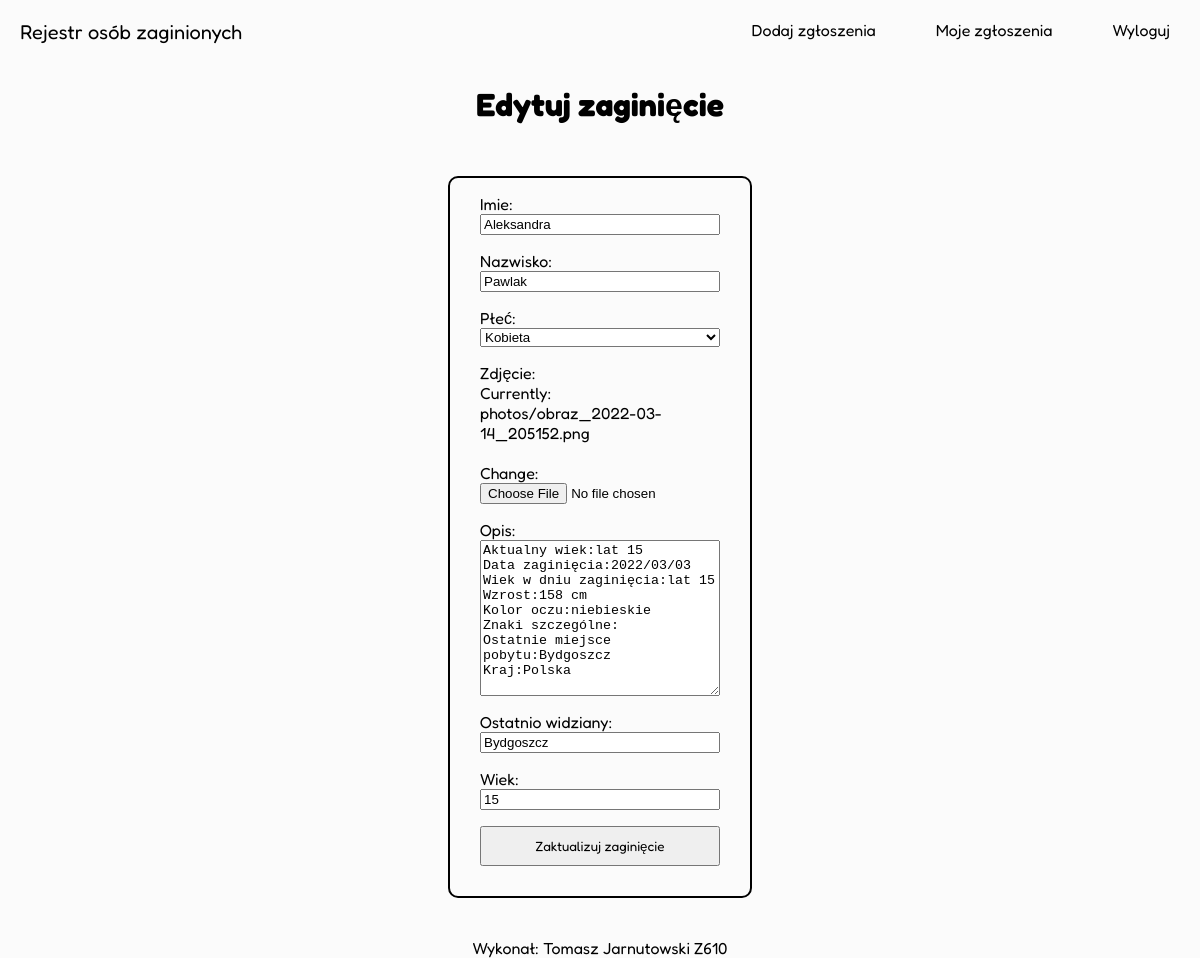
Page /edit/2 (signed in) on the committed database.
### core/models.py (models this page shows, shortened)
class MissingPerson(models.Model):
    gender_choices = (
        ('M', "Mężczyzna"),
        ('K', "Kobieta")
    )
    id = models.AutoField(primary_key=True)
    age = models.SmallIntegerField(blank=True, verbose_name="Wiek")
    first_name = models.CharField(max_length=50, verbose_name="Imie")
    last_name = models.CharField(max_length=50, verbose_name="Nazwisko")
    gender = models.CharField(choices=gender_choices, max_length=1, verbose_name="Płeć")
    photo = models.ImageField(default="default.png", upload_to="photos/", verbose_name="Zdjęcie")
    description = models.TextField(max_length=500, blank=True, verbose_name="Opis")
    last_seen = models.CharField(max_length=100, blank=True, verbose_name="Ostatnio widziany")
    reporting_person = models.ForeignKey(User, on_delete=models.SET_NULL, null=True)
    created = models.DateTimeField(auto_now_add=True)

### core/views.py (the view)
# urls.py: path('edit/<int:id>', views.edit_view, name='edit'),
@login_required
def edit_view(request, id):
    person = get_object_or_404(MissingPerson, id=id)
    if not ((request.user.is_superuser) or (person.reporting_person == request.user)):
        return redirect('core:home')
    if request.method == 'POST':
        form = AddPerson(request.POST, instance=person)
        if form.is_valid():
            form.save()
            return redirect('core:detail', id=person.id)
    else:
        form = AddPerson()
        form.initial['first_name'] = person.first_name
        form.initial['last_name'] = person.last_name
        form.initial['gender'] = person.gender
        form.initial['photo'] = person.photo
        form.initial['description'] = person.description
        form.initial['last_seen'] = person.last_seen
        form.initial['age'] = person.age
    context = {
        'title': 'Strona głowna',
        'form': form,
        'person': person
    }
    return render(request, 'core/edit.html', context)

### core/forms.py
class AddPerson(ModelForm):
    class Meta:
        model = models.MissingPerson
        fields = [
            'first_name',
            'last_name',
            'gender',
            'photo',
            'description',
            'last_seen',
            'age'
        ]

### core/templates/core/edit.html (shortened to what this page needs)
{% extends 'base.html' %}
{% load static %}
{% block imports %}
<link rel="stylesheet" href="{% static 'css/auth.css' %}">
{% endblock imports %}
{% block content %}
<main>
    <h1 class="center-text">Edytuj zaginięcie</h1>
    <form method="post" class="auth-form" enctype="multipart/form-data">
        {{ form.as_p }}
        <button type="submit" class="stretch btn">Zaktualizuj zaginięcie</button>
    </form>
</main>
{% endblock content %}

### static/css/base.css (style rules this page uses)
body { margin: 0; background-color: #FBFBFB; font-family: "Fredoka", sans-serif; }
a { text-decoration: none; color: #000; }
.center-text { text-align: center; }
.stretch { width: 100%; }
.btn { padding: 10px; font-family: "Fredoka", sans-serif; }

### static/css/auth.css (style rules this page uses)
main { display: flex; justify-content: center; flex-direction: column; }
main .auth-form { margin-top: 30px; padding: 0 30px 30px 30px; border: 2px solid #000; border-radius: 10px; width: 20%; align-self: center; }
main .auth-form p { display: flex; flex-direction: column; }

### rows in the picture
MissingPerson: first_name "Aleksandra", last_name "Pawlak", gender "Kobieta", description "Aktualny wiek:lat 15 Data zaginięcia:2022/03/03 Wiek w dniu zaginięcia:lat 15 Wzrost:158 cm Kolor oczu:niebieskie Znaki szczególne: Ostatnie miejsce pobytu:Bydgoszcz Kraj:Polska", last_seen "Bydgoszcz", age "15"
